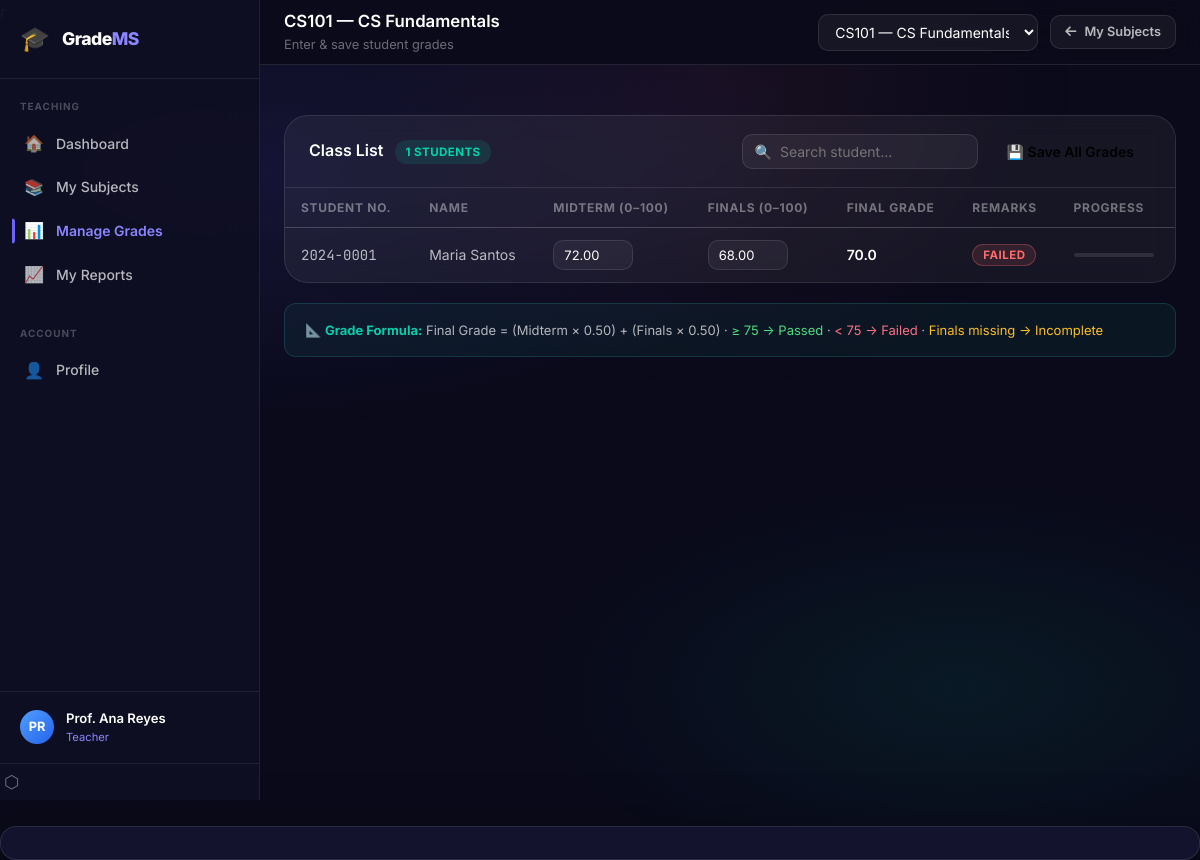
/teacher/manage_grades.php (signed in), run on the app's committed database.
### tables this page shows
CREATE TABLE IF NOT EXISTS subjects (
  id          INT UNSIGNED AUTO_INCREMENT PRIMARY KEY,
  code        VARCHAR(20)   NOT NULL UNIQUE,
  name        VARCHAR(150)  NOT NULL,
  units       TINYINT       NOT NULL DEFAULT 3,
  description TEXT          DEFAULT NULL,
  teacher_id  INT UNSIGNED  DEFAULT NULL,
  is_active   TINYINT(1)    NOT NULL DEFAULT 1,
  created_at  DATETIME      NOT NULL DEFAULT CURRENT_TIMESTAMP,
  FOREIGN KEY (teacher_id) REFERENCES teachers(id) ON DELETE SET NULL,
  INDEX idx_teacher (teacher_id)
);

CREATE TABLE IF NOT EXISTS enrollments (
  id          INT UNSIGNED AUTO_INCREMENT PRIMARY KEY,
  student_id  INT UNSIGNED NOT NULL,
  subject_id  INT UNSIGNED NOT NULL,
  semester_id INT UNSIGNED NOT NULL,
  status      VARCHAR(20)  NOT NULL DEFAULT 'enrolled',
  enrolled_at DATETIME     NOT NULL DEFAULT CURRENT_TIMESTAMP,
  UNIQUE KEY uq_enroll (student_id, subject_id, semester_id),
  FOREIGN KEY (student_id)  REFERENCES students(id)  ON DELETE CASCADE,
  FOREIGN KEY (subject_id)  REFERENCES subjects(id)  ON DELETE CASCADE,
  FOREIGN KEY (semester_id) REFERENCES semesters(id) ON DELETE CASCADE,
  INDEX idx_student (student_id),
  INDEX idx_subject (subject_id)
);

CREATE TABLE IF NOT EXISTS students (
  id             INT UNSIGNED AUTO_INCREMENT PRIMARY KEY,
  user_id        INT UNSIGNED  NOT NULL UNIQUE,
  student_number VARCHAR(30)   NOT NULL UNIQUE,
  first_name     VARCHAR(80)   NOT NULL DEFAULT '',
  last_name      VARCHAR(80)   NOT NULL DEFAULT '',
  middle_name    VARCHAR(80)   DEFAULT NULL,
  course         VARCHAR(50)   NOT NULL DEFAULT '',
  year_level     VARCHAR(20)   NOT NULL DEFAULT '',
  section        VARCHAR(10)   DEFAULT NULL,
  contact_no     VARCHAR(30)   DEFAULT NULL,
  FOREIGN KEY (user_id) REFERENCES users(id) ON DELETE CASCADE
);

CREATE TABLE IF NOT EXISTS users (
  id           INT UNSIGNED AUTO_INCREMENT PRIMARY KEY,
  name         VARCHAR(150)                        NOT NULL,
  email        VARCHAR(200)                        NOT NULL UNIQUE,
  password     VARCHAR(255)                        NOT NULL,   
  role         ENUM('admin','teacher','student')   NOT NULL,
  photo_path   VARCHAR(300)                        DEFAULT NULL,
  is_active    TINYINT(1)                          NOT NULL DEFAULT 1,
  created_at   DATETIME                            NOT NULL DEFAULT CURRENT_TIMESTAMP,
  updated_at   DATETIME                            ON UPDATE CURRENT_TIMESTAMP,
  INDEX idx_role (role),
  INDEX idx_email (email)
);

CREATE TABLE IF NOT EXISTS grades (
  id            INT UNSIGNED AUTO_INCREMENT PRIMARY KEY,
  enrollment_id INT UNSIGNED                         NOT NULL UNIQUE,
  prelim        DECIMAL(5,2)                         DEFAULT NULL,
  midterm       DECIMAL(5,2)                         DEFAULT NULL,
  prefinal      DECIMAL(5,2)                         DEFAULT NULL,
  final_exam    DECIMAL(5,2)                         DEFAULT NULL,
  finals        DECIMAL(5,2)                         DEFAULT NULL,   
  final_grade   DECIMAL(5,2)                         DEFAULT NULL,
  gpa           DECIMAL(4,2)                         DEFAULT NULL,
  standing      VARCHAR(50)                          DEFAULT NULL,
  remarks       ENUM('Passed','Failed','Incomplete')  NOT NULL DEFAULT 'Incomplete',
  is_locked     TINYINT(1)                           NOT NULL DEFAULT 0,
  locked_at     DATETIME                             DEFAULT NULL,
  updated_at    DATETIME                             ON UPDATE CURRENT_TIMESTAMP,
  FOREIGN KEY (enrollment_id) REFERENCES enrollments(id) ON DELETE CASCADE,
  INDEX idx_remarks (remarks)
);

### config/App.php (called while the page is built, shortened)
r<?php
class App {
    public static function url(string $path = ''): string {
        return self::BASE_PATH . '/' . ltrim($path, '/');
    }
}

### config/DB.php (called while the page is built, shortened)
<?php
class DB {
    private static ?PDO $instance = null;
    public static function getInstance(): PDO {
        if (self::$instance === null) {
            $host    = $_ENV['DB_HOST']     ?? 'localhost';
            $dbname  = $_ENV['DB_NAME']     ?? 'grade_management';
            $user    = $_ENV['DB_USER']     ?? 'root';
            $pass    = $_ENV['DB_PASSWORD'] ?? '';
            $charset = 'utf8mb4';
            $dsn = "mysql:host={$host};dbname={$dbname};charset={$charset}";
            $options = [
                PDO::ATTR_ERRMODE            => PDO::ERRMODE_EXCEPTION,
                PDO::ATTR_DEFAULT_FETCH_MODE => PDO::FETCH_ASSOC,
                PDO::ATTR_EMULATE_PREPARES   => false,
            ];
            try {
                self::$instance = new PDO($dsn, $user, $pass, $options);
            } catch (PDOException $e) {
                error_log('Database connection failed: ' . $e->getMessage());
                http_response_code(500);
                die(json_encode(['error' => 'Database connection failed.']));
            }
        }
        return self::$instance;
    }
    public static function query(string $sql, array $params = []): PDOStatement {
        $stmt = self::getInstance()->prepare($sql);
        $stmt->execute($params);
        return $stmt;
    }
    public static function fetchOne(string $sql, array $params = []): ?array {
        $row = self::query($sql, $params)->fetch();
        return $row ?: null;
    }
    public static function fetchAll(string $sql, array $params = []): array {
        return self::query($sql, $params)->fetchAll();
    }
}

### teacher/manage_grades.php (the view, shortened to what this page needs)
<?php
require_once __DIR__ . '/../config/DB.php';
$teacher = DB::fetchOne(
    'SELECT t.id FROM teachers t WHERE t.user_id = ?',
    [$_SESSION['user_id']]
);
$teacherId = $teacher['id'] ?? null;
$subjectId = (int)($_GET['subject_id'] ?? 0);
$mySubjects = $teacherId ? DB::fetchAll(
    'SELECT s.id, s.code, s.name FROM subjects s
     WHERE s.teacher_id = ? ORDER BY s.code',
    [$teacherId]
) : [];
if (!$subjectId && !empty($mySubjects)) {
    $subjectId = $mySubjects[0]['id'];
}
$currentSubject = null;
if ($subjectId) {
    $currentSubject = DB::fetchOne('SELECT * FROM subjects WHERE id = ?', [$subjectId]);
}
$classData = [];
if ($subjectId && $teacherId) {
    $classData = DB::fetchAll(
        'SELECT e.id AS enrollment_id,
                u.name,
                s.student_number,
                g.midterm, g.finals, g.final_grade, g.remarks, g.is_locked
         FROM   enrollments e
         JOIN   students s  ON s.id      = e.student_id
         JOIN   users u     ON u.id      = s.user_id
         LEFT JOIN grades g ON g.enrollment_id = e.id
         WHERE  e.subject_id = ?
         ORDER  BY u.name ASC',
        [$subjectId]
    );
}
include __DIR__ . '/../shared/header.php';
?>
<div class="topbar">
  <div class="topbar-left">
    <div>
      <div class="topbar-title">
        <?= $currentSubject
          ? htmlspecialchars($currentSubject['code'] . ' — ' . $currentSubject['name'], ENT_QUOTES, 'UTF-8')
          : 'Manage Grades' ?>
      </div>
      <div class="topbar-subtitle">
        <span class="semester-active"><span class="dot-live"></span>Enter & save student grades</span>
      </div>
    </div>
  </div>
  <div class="topbar-right">
    <form method="GET" style="display:inline">
      <select class="search-input" name="subject_id" style="width:220px" onchange="this.form.submit()">
        <?php foreach ($mySubjects as $sub): ?>
          <option value="<?= $sub['id'] ?>" <?= $sub['id']==$subjectId?'selected':'' ?>>
            <?= htmlspecialchars($sub['code'].' — '.$sub['name'], ENT_QUOTES, 'UTF-8') ?>
          </option>
        <?php endforeach; ?>
      </select>
    </form>
    <a href="<?= App::url('/teacher/my_subjects.php') ?>" class="btn btn-secondary btn-sm">
      <i class="fas fa-arrow-left"></i> My Subjects
    </a>
  </div>
</div>
<div class="page-content">
<form method="POST">
  <div class="table-card">
    <div class="table-header">
      <div class="table-title">
        Class List
        <span class="badge badge-active" style="margin-left:8px"><?= count($classData) ?> students</span>
      </div>
      <div class="table-actions">
        <input class="search-input" placeholder="🔍  Search student..."
          oninput="filterTable(this,'grade-table')">
        <button type="submit" class="btn btn-teal">💾 Save All Grades</button>
      </div>
    </div>
    <table id="grade-table">
      <thead>
        <tr>
          <th>Student No.</th>
          <th>Name</th>
          <th>Midterm (0–100)</th>
          <th>Finals (0–100)</th>
          <th>Final Grade</th>
          <th>Remarks</th>
          <th>Progress</th>
        </tr>
      </thead>
      <tbody>
        <?php foreach ($classData as $i => $row):
          $final   = $row['final_grade'];
          $remarks = $row['remarks'] ?? 'Incomplete';
          $locked  = (bool)$row['is_locked'];
          $remCls  = $remarks === 'Passed' ? 'badge-passed' : ($remarks === 'Failed' ? 'badge-failed' : 'badge-incomplete');
          $gColor  = $final !== null ? ($final >= 75 ? 'var(--accent-green)' : 'var(--accent-rose)') : 'var(--accent-amber)';
        ?>
          <tr>
            <td class="font-mono fs-13">
              <?= htmlspecialchars($row['student_number'], ENT_QUOTES, 'UTF-8') ?>
            </td>
            <td><?= htmlspecialchars($row['name'], ENT_QUOTES, 'UTF-8') ?></td>
            <td>
              <?php if ($locked): ?>
                <span style="color:var(--text-muted)"><?= $row['midterm'] ?? '—' ?></span>
              <?php else: ?>
                <input class="form-input" style="width:80px;padding:6px 10px;font-size:13px"
                  type="number" name="midterm[]" min="0" max="100" step="0.01"
                  value="<?= $row['midterm'] ?? '' ?>" placeholder="—"
                  oninput="recalcRow(this,<?= $i ?>)">
              <?php endif; ?>
            </td>
            <td>
              <?php if ($locked): ?>
                <span style="color:var(--text-muted)"><?= $row['finals'] ?? '—' ?></span>
              <?php else: ?>
                <input class="form-input" style="width:80px;padding:6px 10px;font-size:13px"
                  type="number" name="finals[]" min="0" max="100" step="0.01"
                  value="<?= $row['finals'] ?? '' ?>" placeholder="—"
                  oninput="recalcRow(this,<?= $i ?>)">
              <?php endif; ?>
            </td>
            <td id="fg-<?= $i ?>" class="fw-600" style="color:<?= $gColor ?>">
              <?= $final !== null ? number_format($final, 1) : '—' ?>
            </td>
            <td id="rem-<?= $i ?>">
              <?php if ($locked): ?>
                <span class="badge <?= $remCls ?>"><?= $remarks ?></span>
                <span class="badge badge-locked" style="margin-left:4px">🔒</span>
              <?php else: ?>
                <span class="badge <?= $remCls ?>"><?= $remarks ?></span>
              <?php endif; ?>
            </td>
            <td id="bar-<?= $i ?>" style="min-width:90px">
              <?php if ($final !== null): ?>
                <div class="grade-bar" style="width:80px">
                  <div class="grade-fill" style="width:<?= min($final,100) ?>%;background:<?= $gColor ?>"></div>
                </div>
              <?php endif; ?>
            </td>
          </tr>
        <?php endforeach; ?>
      </tbody>
    </table>
  </div>
</form>
<div style="background:rgba(45,212,191,0.06);border:1px solid rgba(45,212,191,0.18);border-radius:12px;padding:16px 20px;margin-top:16px;font-size:13px;color:var(--text-secondary)">
  📐 <strong style="color:var(--accent-teal)">Grade Formula:</strong>
  Final Grade = (Midterm × 0.50) + (Finals × 0.50) ·
  <span style="color:#4ade80">≥ 75 → Passed</span> ·
  <span style="color:#fb7185">&lt; 75 → Failed</span> ·
  <span style="color:#fbbf24">Finals missing → Incomplete</span>
</div>
</div>
<?php include __DIR__ . '/../shared/footer.php'; ?>

### data on the page
subjects: code+name "CS101 — CS Fundamentals"
enrollments: student.student_number "2024-0001", users.name "Maria Santos", midterm "72.00", finals "68.00", grades.final_grade "70.0", grades.remarks "FAILED"

### other printed values
$section['label'] "TEACHING"
$item['icon'] "🏠"
$item['text'] "Dashboard"
$item['icon'] "📚"
$item['text'] "My Subjects"
$item['icon'] "📊"
$item['text'] "Manage Grades"
$item['icon'] "📈"
$item['text'] "My Reports"
$section['label'] "ACCOUNT"
$item['icon'] "👤"
$item['text'] "Profile"
$initials "PR"
$userName "Prof. Ana Reyes"
$role "Teacher"
